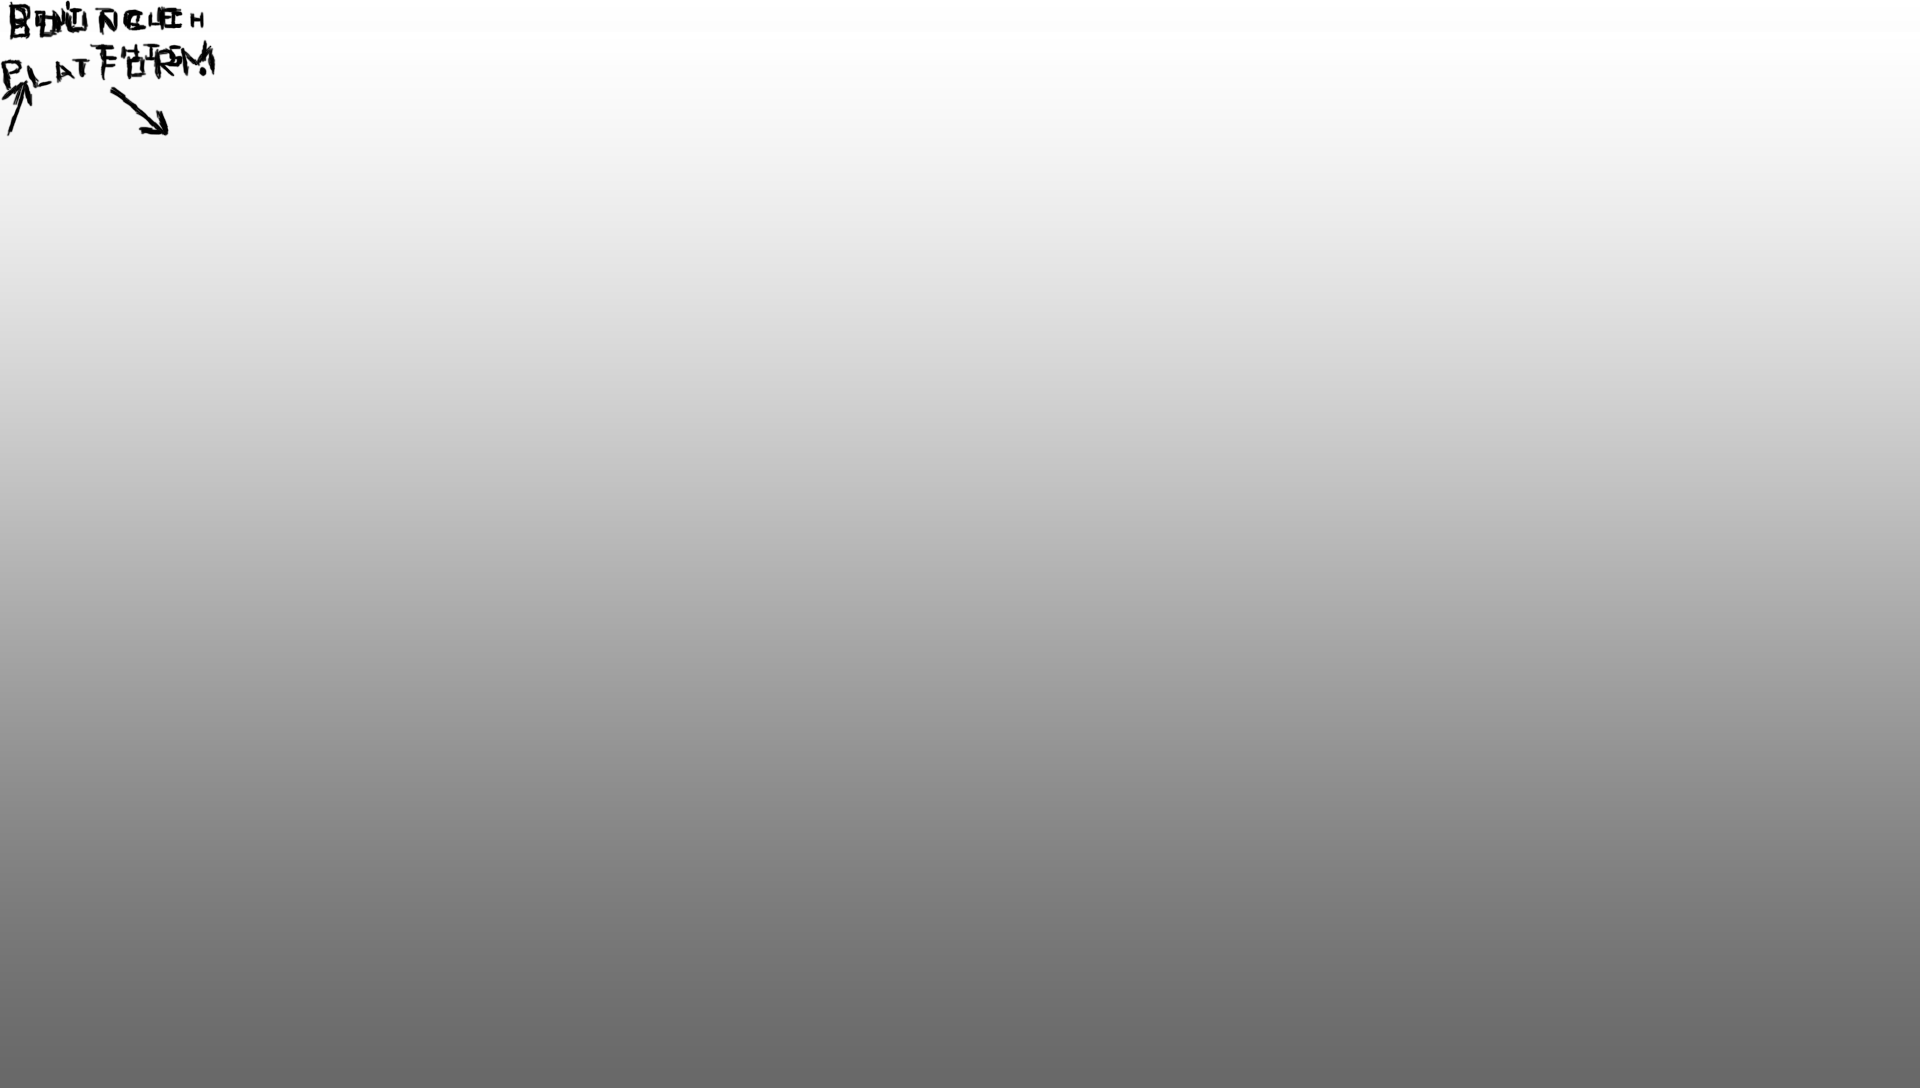

This is a level from a 2D game, rendered from its Tiled map with the project's own tilesets. A one-line summary and the map file follow, with tile-layer data summarised:
An orthogonal 60x34 tile map with 32x32 px tiles, 1 tile layer (Background), 2 image layers and 18 objects (8x SPIKES, 6x PLATFORM, 2x BOUNCE_PLATFORM, FLAG, BALL).

<map version="1.0" orientation="orthogonal" renderorder="right-down" width="60" height="34" tilewidth="32" tileheight="32" nextobjectid="42">
 <tileset firstgid="1" name="Level2_Background" tilewidth="32" tileheight="32">
  <image source="mapImages/background1.png" width="1920" height="1080" />
 </tileset>
 <layer name="Background" width="60" height="34">
  <data>[2040 cells, 2040 non-empty, 1980 distinct tile ids]</data>
 </layer>
 <imagelayer name="Capa de Imagen 1" x="209" y="245">
  <image source="mapImages/annotationBouncePlatform.png" />
 </imagelayer>
 <imagelayer name="Capa de Imagen 2" x="1483" y="371">
  <image source="mapImages/annotationDontTouchThis.png" />
 </imagelayer>
 <objectgroup name="SpecialColliders" />
 <objectgroup name="Colliders">
  <object id="1" name="bouncePlatform1" type="BOUNCE_PLATFORM" x="384" y="384" width="192" height="32" />
  <object id="11" name="flagPlatform" type="PLATFORM" x="736" y="826" width="384" height="32">
   <properties>
    <property name="texture" value="platform2" />
   </properties>
  </object>
  <object id="13" name="finishFlag" type="FLAG" x="838" y="672" width="96" height="160" />
  <object id="20" name="spikes1" type="SPIKES" x="736" y="514.667" width="192" height="32" />
  <object id="21" name="flagPlatform" type="PLATFORM" x="256" y="540" width="416" height="32">
   <properties>
    <property name="texture" value="platform2" />
   </properties>
  </object>
  <object id="23" name="bouncePlatform3" type="BOUNCE_PLATFORM" x="1088" y="384" width="192" height="32" />
  <object id="29" name="flagPlatform" type="PLATFORM" x="672" y="540" width="416" height="32">
   <properties>
    <property name="texture" value="platform2" />
   </properties>
  </object>
  <object id="30" name="flagPlatform" type="PLATFORM" x="1088" y="540" width="416" height="32">
   <properties>
    <property name="texture" value="platform2" />
   </properties>
  </object>
  <object id="32" name="spikes1" type="SPIKES" x="930.667" y="512" width="192" height="32" />
  <object id="33" name="spikes1" type="SPIKES" x="544" y="514.667" width="192" height="32" />
  <object id="34" name="spikes1" type="SPIKES" x="352" y="514.667" width="192" height="32" />
  <object id="35" name="spikes1" type="SPIKES" x="1120" y="514.667" width="192" height="32" />
  <object id="36" name="spikes1" type="SPIKES" x="1312" y="514.667" width="192" height="32" />
  <object id="38" name="flagPlatform" type="PLATFORM" x="1440" y="704" width="256" height="32">
   <properties>
    <property name="texture" value="platform2" />
   </properties>
  </object>
  <object id="39" name="flagPlatform" type="PLATFORM" x="0" y="538.667" width="256" height="32">
   <properties>
    <property name="texture" value="platform2" />
   </properties>
  </object>
  <object id="40" name="spikes1" type="SPIKES" x="5.33333" y="512" width="160" height="32" />
  <object id="41" name="spikes1" type="SPIKES" x="168" y="512" width="192" height="32" />
 </objectgroup>
 <objectgroup name="Ball">
  <object id="17" name="ballPlayer" type="BALL" x="454.667" y="256" width="40" height="40">
   <ellipse />
  </object>
 </objectgroup>
</map>
